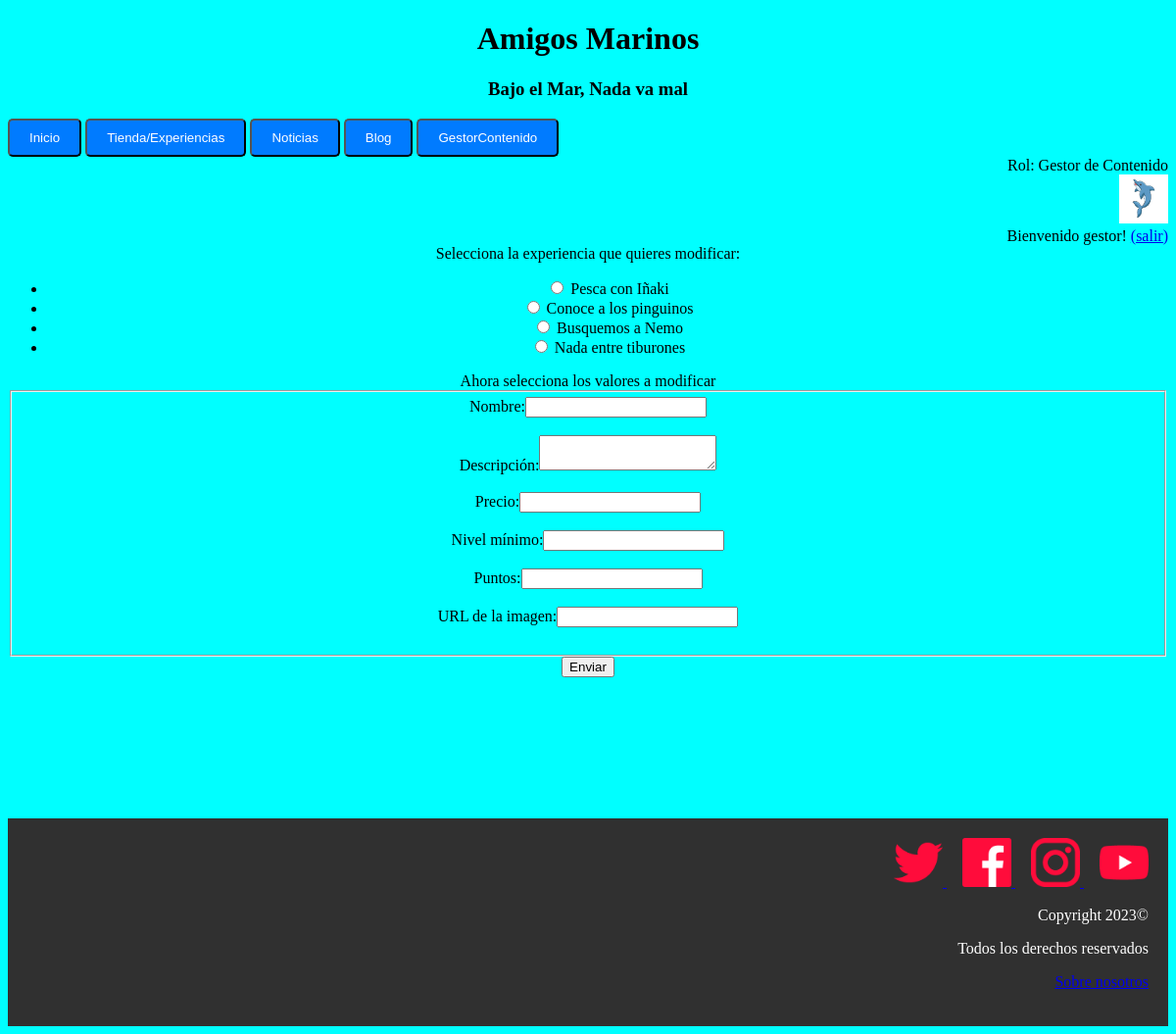
The page /modificarExperiencia.php (signed in) on the database its author committed.
### tables this page shows
CREATE TABLE IF NOT EXISTS `rol` (
  `numero` int(11) NOT NULL,
  `nombre` varchar(25) NOT NULL
);

CREATE TABLE IF NOT EXISTS `experiencias` (
  `nombre` varchar(25) NOT NULL,
  `id` int(11) NOT NULL AUTO_INCREMENT,
  `descripcion` text NOT NULL,
  `precio` float NOT NULL,
  `nivelminimo` int(11) NOT NULL,
  `puntos` int(11) NOT NULL,
  `imagen` varchar(50) NOT NULL,
  PRIMARY KEY(`id`)
);

### includes/Usuario.php (called while the page is built, shortened)
<?php
class Usuario{
    public static function getNombreRol($rol)
    {
        $conn = Aplicacion::getInstance()->getConexionBd();
        $query = sprintf("SELECT nombre FROM rol U WHERE U.numero='%d'", $rol);
        $rs = $conn->query($query);
        $fila=$rs->fetch_assoc();
        return $fila['nombre'];
    }
}
?>

### includes/level.php (called while the page is built, shortened)
<?php
class level{
    public static function getLevel($puntos){
        $conn = Aplicacion::getInstance()->getConexionBd();
        $query = sprintf("SELECT numero FROM nivel U WHERE $puntos<=U.maximo AND $puntos>=U.minimo");
        $rs = $conn->query($query);
        $fila=$rs->fetch_assoc();
        return $fila['numero'];
    }
}
?>

### includes/experiencias.php (called while the page is built, shortened)
<?php
class Experiencia {
    private $nombre;
    private $id;
    private function __construct($id = null , $descripcion, $precio,$nivelminimo, $urlImagen, $nombre,$puntos)
    {
        $this->id = $id;
        $this->nombre = $nombre;
    }
    public static function cargarExperiencias(){
        $experiencias = [];
        $conn=Aplicacion::getInstance()->getConexionBd();
        $query = "SELECT * FROM experiencias";
        $resultado = mysqli_query($conn, $query);
        if(mysqli_num_rows($resultado) > 0){
            $i = 0;
            while($fila = $resultado->fetch_assoc()){
                $experiencias[$i] = new Experiencia($fila["id"], $fila["descripcion"], $fila["precio"], $fila["nivelminimo"], $fila["imagen"], $fila["nombre"],$fila['puntos']);
                $i++;
            }
            return $experiencias;
        }
        else{
            return false;
        }
    }
    public function getId()
    {
        return $this->id;
    }
    public function getNombre()
    {
        return $this->nombre;
    }
}
?>

### modificarExperiencia.php (the view, shortened to what this page needs)
<?php
    require_once __DIR__.'/includes/Experiencias.php';
?>
<!DOCTYPE html>
<html>
<head>
    <link href= "./css/style.css" rel="stylesheet" type="text/css">
</head>
<body>
    <?php
        require ('./includes/comun/cabecera.php');
    ?>
    <main>
    <?php
        $experiencias = Experiencia::cargarExperiencias();
        if(empty($experiencias)){
            echo '<h2>No hay experiencias en la tienda</h2>';
        }
        else{
            echo '<form action="validarEdicion.php?esExp=true" method="post">';
            echo '<label>Selecciona la experiencia que quieres modificar:</label>';
            echo '<ul>';
                foreach($experiencias as $e){
                    $id = $e->getId();
                    $nombre = $e->getNombre();
                    echo "<li><input type='radio' name='experiencia' value='". $id ."
                    '> ". $nombre ."</li>";
                }
                echo '</ul>';
                echo '<label>Ahora selecciona los valores a modificar</label>';
                echo '<fieldset>';
                echo '<label for="nombre">Nombre:</label>';
                echo '<input type="text" name="nombre" id="nombre"><br><br>';
                echo '<label for="descripcion">Descripción:</label>';
                echo '<textarea name="descripcion" id="descripcion"></textarea><br><br>';
                echo '<label for="precio">Precio:</label>';
                echo '<input type="number" name="precio" id="precio"><br><br>';
                echo '<label for="nivelminimo">Nivel mínimo:</label>';
                echo '<input type="number" name="nivelminimo" id="nivelminimo"><br><br>';
                echo '<label for="puntos">Puntos:</label>';
                echo '<input type="number" name="puntos" id="puntos"><br><br>';
                echo '<label for="imagen">URL de la imagen:</label>';
                echo '<input type="text" name="imagen" id="imagen"><br><br>';
                echo ' </fieldset>';
                echo '<input type="submit" value="Enviar">';
                echo ' </form>';
        }
    ?>
    <br><br><br><br><br><br><br><br>
    </main>
<?php
    require('./includes/comun/pie.php');
?>
</body>
</html>

### includes/comun/cabecera.php (shortened to what this page needs)
<?php
require_once './includes/level.php';
require_once './includes/Usuario.php';
function reconocerUsuario() {
  if (isset($_SESSION["login"]) && ($_SESSION["login"]===true)){
    echo'Rol: '.Usuario::getNombreRol($_SESSION['rol']);
    $level=level::getLevel($_SESSION["puntos"]);
    if($level == level::cangrejo){
      echo '<form method="post" action="micuenta.php">
      <input type="image" src="./img/cangrejo.jpg" name="boton" width="50" alt="Botón icono cangrejo"  height="50" />
      </form>';
      echo 'Bienvenido ' . $_SESSION['nombre'] . '! ';
      echo '<a href="logout.php">(salir)</a>';
    }
    else if($level == level::delfin){
      echo '<form method="post" action="micuenta.php">
      <input type="image" src="./img/delfin.jpg" name="boton" width="50" alt="Botón icono delfin"  height="50" />
      </form>';
      echo 'Bienvenido ' . $_SESSION['nombre'] . '! ';
      echo '<a href="logout.php">(salir)</a>';
    }
  } else {
    echo '<form method="post" action="login.php">
    <input type="image" src="./img/usuariodesconocido.jpg" name="boton" width="50" alt="Botón para ir a login"  height="50" />
    </form>';
    echo 'Usuario desconocido. ';
    echo '<a href="login.php">Login </a>';
  }
}
?>
<header>
	<h1 style="text-align:center;" >Amigos Marinos</h1>
    <h3 style="text-align:center;" >Bajo el Mar, Nada va mal</h3>
        <div style="text-align:left;" >
        <button onclick="window.location.href='index.php'" type="button" > Inicio</button>
		    <button onclick="window.location.href='tienda.php'" type="button" > Tienda/Experiencias</button>
        <button onclick="window.location.href='Noticias.php'" type="button" > Noticias</button>
        <button onclick="window.location.href='Blog.php'" type="button" > Blog</button>
        <?php
        if (isset($_SESSION["login"]) && ($_SESSION["login"]===true)){
          if($_SESSION["rol"] == "0" || $_SESSION["rol"] == "2"){
            ?>
            <button onclick='window.location.href="gestorProductos.php"' type='button' > GestorContenido</button>
          <?php
          }
        }
        ?>
        </div>
		<div style="text-align:right;" >
		<?php
		reconocerUsuario();
		?>
		</div>
</header>

### css/style.css (style rules this page uses)
body { color: black; background-color: #00FFFF; text-align: center; }
button { background-color: #007bff; color:#ffffff; padding:10px 20px; border-radius:5px; }

### rows shown on the page
rol: nombre "Gestor de Contenido"
experiencias: nombre "Pesca con Iñaki"
experiencias: nombre "Conoce a los pinguinos"
experiencias: nombre "Busquemos a Nemo"
experiencias: nombre "Nada entre tiburones"

### other values the page prints
$_SESSION['nombre'] "gestor"
